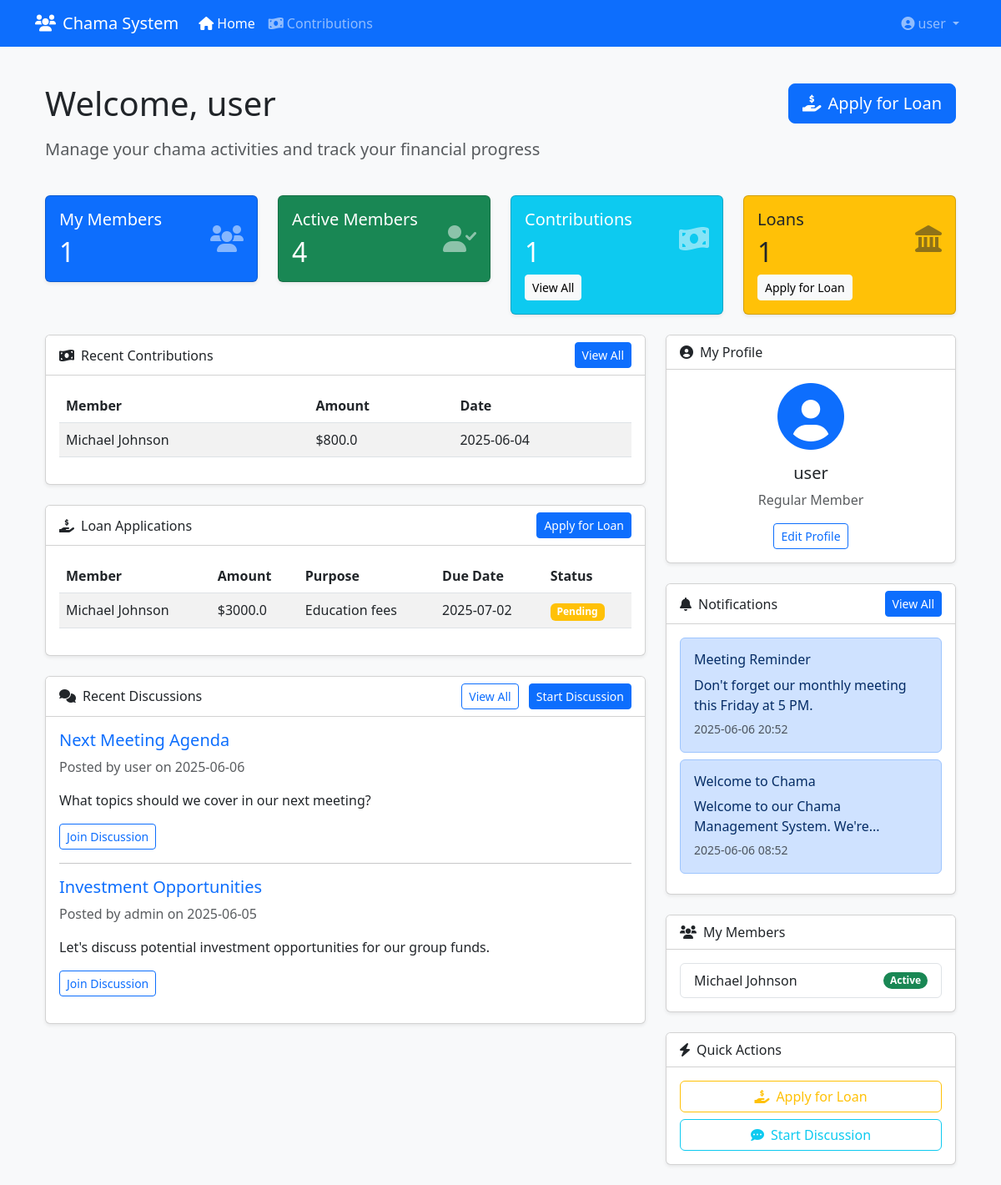
/ (signed in), run on an earlier commit of the app's database.
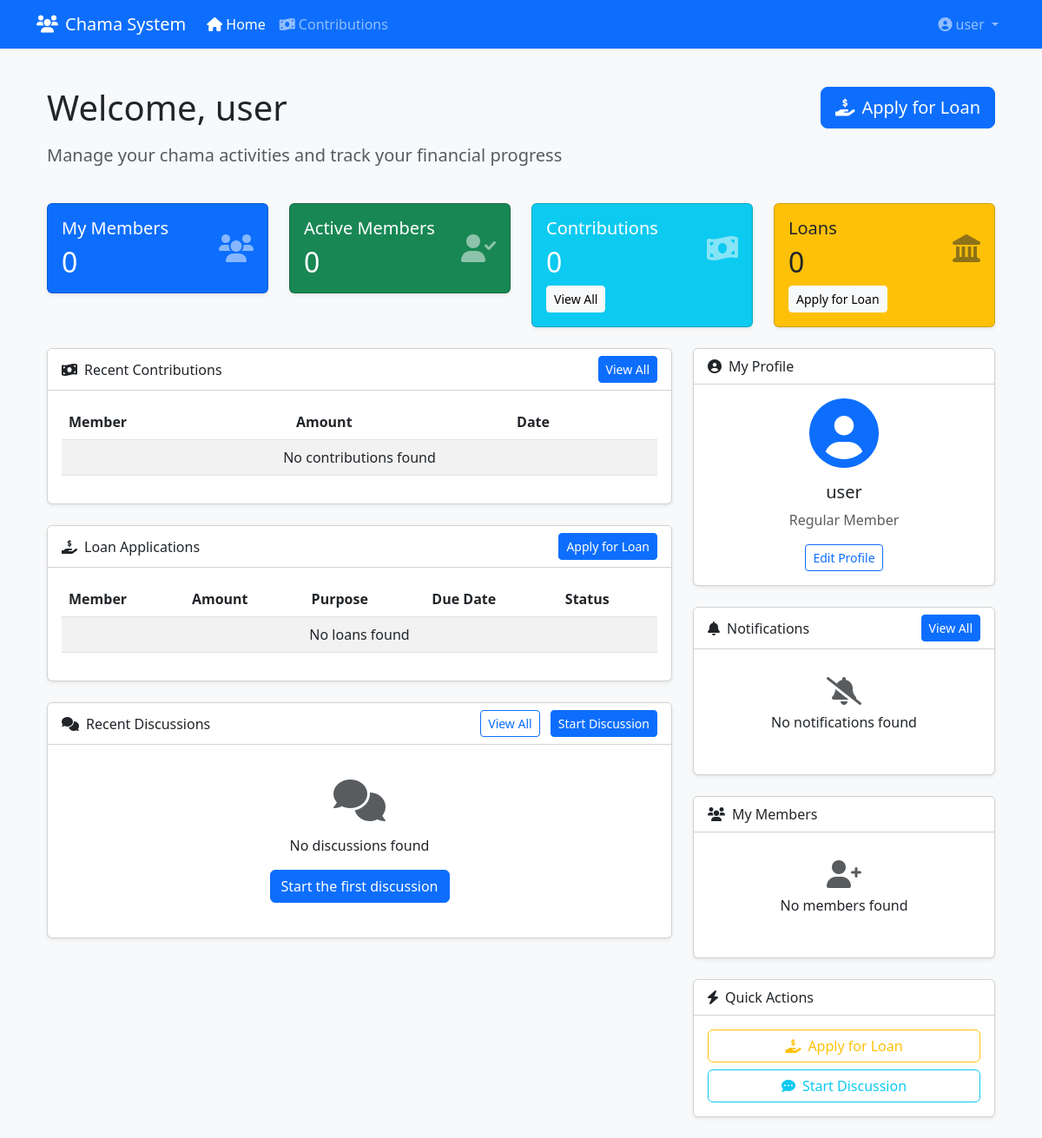
And on a later commit of the database.
### app.py (models this page shows, shortened)
class Contribution(db.Model):
    id = db.Column(db.Integer, primary_key=True)
    amount = db.Column(db.Float, nullable=False)
    date = db.Column(db.DateTime, default=datetime.utcnow)
    member_id = db.Column(db.Integer, db.ForeignKey('member.id'), nullable=False)

class Member(db.Model):
    id = db.Column(db.Integer, primary_key=True)
    name = db.Column(db.String(100), nullable=False)
    phone = db.Column(db.String(20), nullable=False, unique=True)
    email = db.Column(db.String(100))
    join_date = db.Column(db.DateTime, default=datetime.utcnow)
    status = db.Column(db.String(20), default='Active')
    user_id = db.Column(db.Integer, db.ForeignKey('user.id'))
    contributions = db.relationship('Contribution', backref='member', lazy=True)
    loans = db.relationship('Loan', backref='member', lazy=True)

class Loan(db.Model):
    id = db.Column(db.Integer, primary_key=True)
    amount = db.Column(db.Float, nullable=False)
    purpose = db.Column(db.String(200))
    interest_rate = db.Column(db.Float, default=10.0)
    issue_date = db.Column(db.DateTime, default=datetime.utcnow)
    due_date = db.Column(db.DateTime, nullable=False)
    status = db.Column(db.String(20), default='Pending')  # Pending, Approved, Rejected, Repaid
    member_id = db.Column(db.Integer, db.ForeignKey('member.id'), nullable=False)

class Discussion(db.Model):
    id = db.Column(db.Integer, primary_key=True)
    title = db.Column(db.String(100), nullable=False)
    content = db.Column(db.Text, nullable=False)
    date = db.Column(db.DateTime, default=datetime.utcnow)
    user_id = db.Column(db.Integer, db.ForeignKey('user.id'), nullable=False)

class User(db.Model, UserMixin):
    id = db.Column(db.Integer, primary_key=True)
    username = db.Column(db.String(80), unique=True, nullable=False)
    password = db.Column(db.String(200), nullable=False)
    is_admin = db.Column(db.Boolean, default=False)
    members = db.relationship('Member', backref='user', lazy=True)
    notifications = db.relationship('Notification', backref='user', lazy=True)
    discussions = db.relationship('Discussion', backref='user', lazy=True)

class Notification(db.Model):
    id = db.Column(db.Integer, primary_key=True)
    title = db.Column(db.String(100), nullable=False)
    message = db.Column(db.Text, nullable=False)
    date = db.Column(db.DateTime, default=datetime.utcnow)
    is_read = db.Column(db.Boolean, default=False)
    user_id = db.Column(db.Integer, db.ForeignKey('user.id'))

### app.py (the view)
@app.route('/')
@login_required
def index():
    if current_user.is_admin:
        return redirect(url_for('admin_dashboard'))
    members = Member.query.filter_by(user_id=current_user.id).all()
    active_members = Member.query.filter_by(status='Active').all()
    notifications = Notification.query.filter_by(user_id=current_user.id).order_by(Notification.date.desc()).limit(5).all()
    discussions = Discussion.query.order_by(Discussion.date.desc()).limit(5).all()
    contributions = Contribution.query.join(Member).filter(Member.user_id == current_user.id).order_by(Contribution.date.desc()).limit(5).all()
    loans = Loan.query.join(Member).filter(Member.user_id == current_user.id).all()
    return render_template('dashboard.html',
                          members=members,
                          active_members=active_members,
                          notifications=notifications,
                          discussions=discussions,
                          contributions=contributions,
                          loans=loans)

### app.py (called while the page is built)
@login_manager.user_loader
def load_user(user_id):
    return User.query.get(int(user_id))

### templates/dashboard.html (shortened to what the changed rows need)
{% extends "base.html" %}
{% block content %}
<div class="container py-4">
    <div class="row mb-4">
        <div class="col-md-8">
            <h1 class="mb-3">Welcome, {{ current_user.username }}</h1>
        </div>
    </div>
    <div class="row mb-4">
        <div class="col-md-3">
            <div class="card bg-primary text-white shadow-sm">
                <div class="card-body">
                    <div class="d-flex justify-content-between align-items-center">
                        <div>
                            <h5 class="card-title">My Members</h5>
                            <h2 class="card-text">{{ members|length }}</h2>
                        </div>
                    </div>
                </div>
            </div>
        </div>
        <div class="col-md-3">
            <div class="card bg-success text-white shadow-sm">
                <div class="card-body">
                    <div class="d-flex justify-content-between align-items-center">
                        <div>
                            <h5 class="card-title">Active Members</h5>
                            <h2 class="card-text">{{ active_members|length }}</h2>
                        </div>
                    </div>
                </div>
            </div>
        </div>
        <div class="col-md-3">
            <div class="card bg-info text-white shadow-sm">
                <div class="card-body">
                    <div class="d-flex justify-content-between align-items-center">
                        <div>
                            <h5 class="card-title">Contributions</h5>
                            <h2 class="card-text">{{ contributions|length }}</h2>
                        </div>
                    </div>
                </div>
            </div>
        </div>
        <div class="col-md-3">
            <div class="card bg-warning text-dark shadow-sm">
                <div class="card-body">
                    <div class="d-flex justify-content-between align-items-center">
                        <div>
                            <h5 class="card-title">Loans</h5>
                            <h2 class="card-text">{{ loans|length }}</h2>
                        </div>
                    </div>
                </div>
            </div>
        </div>
    </div>
    <div class="row">
        <div class="col-md-8">
            <div class="card mb-4 shadow-sm">
                <div class="card-body">
                    <div class="table-responsive">
                        <table class="table table-striped">
                            <thead>
                                <tr>
                                    <th>Member</th>
                                    <th>Amount</th>
                                    <th>Date</th>
                                </tr>
                            </thead>
                            <tbody>
                                {% for contribution in contributions %}
                                <tr>
                                    <td>{{ contribution.member.name }}</td>
                                    <td>${{ contribution.amount }}</td>
                                    <td>{{ contribution.date.strftime('%Y-%m-%d') }}</td>
                                </tr>
                                {% else %}
                                <tr>
                                    <td colspan="3" class="text-center">No contributions found</td>
                                </tr>
                                {% endfor %}
                            </tbody>
                        </table>
                    </div>
                </div>
            </div>
            <div class="card mb-4 shadow-sm">
                <div class="card-body">
                    <div class="table-responsive">
                        <table class="table table-striped">
                            <thead>
                                <tr>
                                    <th>Member</th>
                                    <th>Amount</th>
                                    <th>Purpose</th>
                                    <th>Due Date</th>
                                    <th>Status</th>
                                </tr>
                            </thead>
                            <tbody>
                                {% for loan in loans %}
                                <tr>
                                    <td>{{ loan.member.name }}</td>
                                    <td>${{ loan.amount }}</td>
                                    <td>{{ loan.purpose }}</td>
                                    <td>{{ loan.due_date.strftime('%Y-%m-%d') }}</td>
                                    <td>
                                        {% if loan.status == 'Pending' %}
                                            <span class="badge bg-warning">Pending</span>
                                        {% elif loan.status == 'Approved' %}
                                            <span class="badge bg-success">Approved</span>
                                        {% elif loan.status == 'Rejected' %}
                                            <span class="badge bg-danger">Rejected</span>
                                        {% elif loan.status == 'Repaid' %}
                                            <span class="badge bg-info">Repaid</span>
                                        {% endif %}
                                    </td>
                                </tr>
                                {% else %}
                                <tr>
                                    <td colspan="5" class="text-center">No loans found</td>
                                </tr>
                                {% endfor %}
                            </tbody>
                        </table>
                    </div>
                </div>
            </div>
            <div class="card mb-4 shadow-sm">
                <div class="card-body">
                    {% for discussion in discussions %}
                    <div class="mb-3">
                        <h5><a href="{{ url_for('view_discussion', discussion_id=discussion.id) }}" class="text-decoration-none">{{ discussion.title }}</a></h5>
                        <p class="text-muted">Posted by {{ discussion.user.username }} on {{ discussion.date.strftime('%Y-%m-%d') }}</p>
                        <p>{{ discussion.content|truncate(100) }}</p>
                        <a href="{{ url_for('view_discussion', discussion_id=discussion.id) }}" class="btn btn-sm btn-outline-primary">Join Discussion</a>
                    </div>
                    {% if not loop.last %}<hr>{% endif %}
                    {% else %}
                    <div class="text-center py-4">
                        <i class="fas fa-comments fa-3x text-muted mb-3"></i>
                        <p>No discussions found</p>
                        <a href="{{ url_for('create_discussion') }}" class="btn btn-primary">Start the first discussion</a>
                    </div>
                    {% endfor %}
                </div>
            </div>
        </div>
        <div class="col-md-4">
            <div class="card mb-4 shadow-sm">
                <div class="card-body">
                    {% for notification in notifications %}
                    <div class="alert {% if notification.is_read %}alert-secondary{% else %}alert-primary{% endif %} mb-2">
                        <h6>{{ notification.title }}</h6>
                        <p class="mb-1">{{ notification.message|truncate(50) }}</p>
                        <small class="text-muted">{{ notification.date.strftime('%Y-%m-%d %H:%M') }}</small>
                    </div>
                    {% else %}
                    <div class="text-center py-3">
                        <i class="fas fa-bell-slash fa-2x text-muted mb-2"></i>
                        <p>No notifications found</p>
                    </div>
                    {% endfor %}
                </div>
            </div>
            <div class="card mb-4 shadow-sm">
                <div class="card-body">
                    <ul class="list-group">
                        {% for member in members %}
                        <li class="list-group-item d-flex justify-content-between align-items-center">
                            {{ member.name }}
                            <span class="badge bg-{% if member.status == 'Active' %}success{% else %}secondary{% endif %} rounded-pill">{{ member.status }}</span>
                        </li>
                        {% else %}
                        <div class="text-center py-3">
                            <i class="fas fa-user-plus fa-2x text-muted mb-2"></i>
                            <p>No members found</p>
                        </div>
                        {% endfor %}
                    </ul>
                </div>
            </div>
        </div>
    </div>
</div>
{% endblock %}

What changed in the data, as far as the page shows it:
removed Contribution: member.name "Michael Johnson", amount "800.0", date "2025-06-04"
removed Loan: member.name "Michael Johnson", amount "3000.0", purpose "Education fees", due_date "2025-07-02", status "Pending"
removed Discussion: title "Next Meeting Agenda", user.username "user", date "2025-06-06", content "What topics should we cover in our next meeting?"
removed Discussion: title "Investment Opportunities", user.username "admin", date "2025-06-05", content "Let's discuss potential investment opportunities for our group funds."
removed Notification: title "Meeting Reminder", message "Don't forget our monthly meeting this Friday at 5 PM.", date "2025-06-06 20:52"
removed Notification: title "Welcome to Chama", message "Welcome to our Chama Management System. We're...", date "2025-06-06 08:52"
removed Member: name "Michael Johnson", status "Active"
Also different on the page:
{{ members|length }}: "1" → "0"
{{ active_members|length }}: "4" → "0"
{{ contributions|length }}: "1" → "0"
{{ loans|length }}: "1" → "0"
text now shown: "No contributions found No loans found No discussions found Start the first discussion No notifications found No members found"
